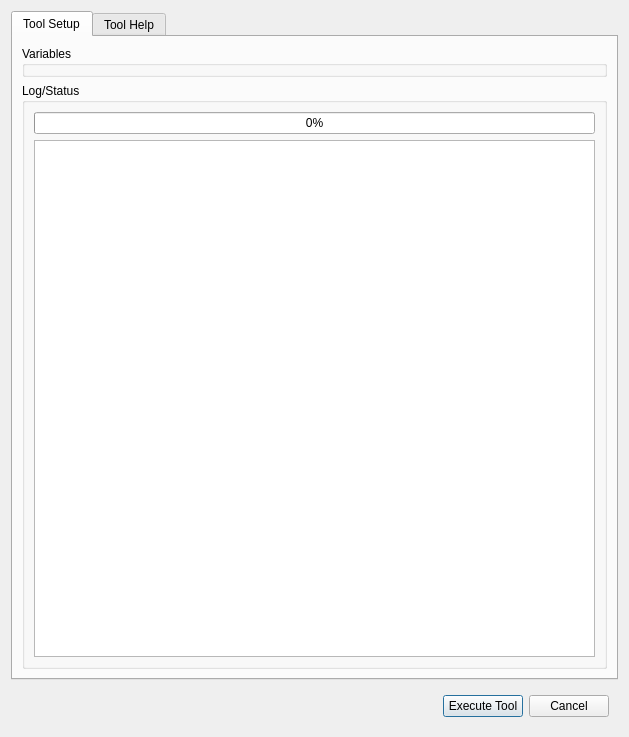
<ui version="4.0" >
 <author>Aaron Racicot</author>
 <class>ExecuteToolGui</class>
 <widget class="QDialog" name="ExecuteToolGui" >
  <property name="geometry" >
   <rect>
    <x>0</x>
    <y>0</y>
    <width>629</width>
    <height>737</height>
   </rect>
  </property>
  <property name="windowTitle" >
   <string>Dialog</string>
  </property>
  <layout class="QVBoxLayout" >
   <item>
    <widget class="QTabWidget" name="tabWidget" >
     <property name="currentIndex" >
      <number>0</number>
     </property>
     <widget class="QWidget" name="tab_3" >
      <attribute name="title" >
       <string>Tool Setup</string>
      </attribute>
      <layout class="QVBoxLayout" >
       <item>
        <widget class="QGroupBox" name="variableBox" >
         <property name="title" >
          <string>Variables</string>
         </property>
        </widget>
       </item>
       <item>
        <widget class="QGroupBox" name="executionBox" >
         <property name="title" >
          <string>Log/Status</string>
         </property>
         <layout class="QVBoxLayout" >
          <item>
           <widget class="QProgressBar" name="progressBar" >
            <property name="value" >
             <number>0</number>
            </property>
           </widget>
          </item>
          <item>
           <widget class="QTextEdit" name="textEdit" />
          </item>
         </layout>
        </widget>
       </item>
      </layout>
     </widget>
     <widget class="QWidget" name="tab_4" >
      <attribute name="title" >
       <string>Tool Help</string>
      </attribute>
      <layout class="QVBoxLayout" >
       <item>
        <widget class="QTextEdit" name="toolhelpEdit" />
       </item>
      </layout>
     </widget>
    </widget>
   </item>
   <item>
    <widget class="QWidget" native="1" name="widget" >
     <property name="maximumSize" >
      <size>
       <width>16777215</width>
       <height>45</height>
      </size>
     </property>
     <layout class="QGridLayout" >
      <item row="0" column="0" >
       <spacer>
        <property name="orientation" >
         <enum>Qt::Horizontal</enum>
        </property>
        <property name="sizeHint" >
         <size>
          <width>40</width>
          <height>20</height>
         </size>
        </property>
       </spacer>
      </item>
      <item row="0" column="1" >
       <widget class="QPushButton" name="execTool" >
        <property name="text" >
         <string>Execute Tool</string>
        </property>
       </widget>
      </item>
      <item row="0" column="2" >
       <widget class="QPushButton" name="cancelExec" >
        <property name="text" >
         <string>Cancel</string>
        </property>
       </widget>
      </item>
     </layout>
    </widget>
   </item>
  </layout>
 </widget>
 <resources/>
 <connections/>
</ui>
